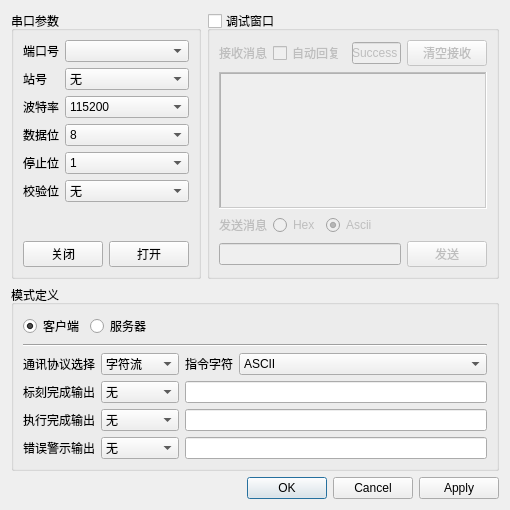
<?xml version="1.0" encoding="UTF-8"?>
<ui version="4.0">
 <class>QG_SerialPortSettings</class>
 <widget class="QDialog" name="QG_SerialPortSettings">
  <property name="geometry">
   <rect>
    <x>0</x>
    <y>0</y>
    <width>510</width>
    <height>510</height>
   </rect>
  </property>
  <property name="windowTitle">
   <string>串口设置</string>
  </property>
  <layout class="QVBoxLayout" name="verticalLayout_4">
   <item>
    <layout class="QHBoxLayout" name="horizontalLayout_8" stretch="1,2">
     <item>
      <widget class="QGroupBox" name="groupBox">
       <property name="font">
        <font>
         <pointsize>9</pointsize>
        </font>
       </property>
       <property name="title">
        <string>串口参数</string>
       </property>
       <layout class="QVBoxLayout" name="verticalLayout_2">
        <item>
         <widget class="QWidget" name="lay_param" native="true">
          <layout class="QGridLayout" name="_2">
           <property name="leftMargin">
            <number>0</number>
           </property>
           <property name="topMargin">
            <number>0</number>
           </property>
           <property name="rightMargin">
            <number>0</number>
           </property>
           <property name="bottomMargin">
            <number>0</number>
           </property>
           <item row="0" column="0">
            <widget class="QLabel" name="label_21">
             <property name="sizePolicy">
              <sizepolicy hsizetype="Preferred" vsizetype="Preferred">
               <horstretch>0</horstretch>
               <verstretch>0</verstretch>
              </sizepolicy>
             </property>
             <property name="layoutDirection">
              <enum>Qt::LeftToRight</enum>
             </property>
             <property name="text">
              <string>端口号</string>
             </property>
             <property name="alignment">
              <set>Qt::AlignLeading|Qt::AlignLeft|Qt::AlignVCenter</set>
             </property>
            </widget>
           </item>
           <item row="0" column="1">
            <widget class="QComboBox" name="cb_port">
             <property name="font">
              <font>
               <pointsize>9</pointsize>
              </font>
             </property>
             <property name="currentIndex">
              <number>-1</number>
             </property>
             <property name="frame">
              <bool>true</bool>
             </property>
            </widget>
           </item>
           <item row="1" column="0">
            <widget class="QLabel" name="label_7">
             <property name="text">
              <string>站号</string>
             </property>
            </widget>
           </item>
           <item row="1" column="1">
            <widget class="QComboBox" name="cb_station">
             <item>
              <property name="text">
               <string>无</string>
              </property>
             </item>
             <item>
              <property name="text">
               <string>0</string>
              </property>
             </item>
             <item>
              <property name="text">
               <string>1</string>
              </property>
             </item>
             <item>
              <property name="text">
               <string>2</string>
              </property>
             </item>
             <item>
              <property name="text">
               <string>3</string>
              </property>
             </item>
             <item>
              <property name="text">
               <string>4</string>
              </property>
             </item>
             <item>
              <property name="text">
               <string>5</string>
              </property>
             </item>
            </widget>
           </item>
           <item row="2" column="0">
            <widget class="QLabel" name="lb_baut_ip_rs">
             <property name="sizePolicy">
              <sizepolicy hsizetype="Preferred" vsizetype="Preferred">
               <horstretch>0</horstretch>
               <verstretch>0</verstretch>
              </sizepolicy>
             </property>
             <property name="layoutDirection">
              <enum>Qt::LeftToRight</enum>
             </property>
             <property name="text">
              <string>波特率</string>
             </property>
             <property name="alignment">
              <set>Qt::AlignLeading|Qt::AlignLeft|Qt::AlignVCenter</set>
             </property>
            </widget>
           </item>
           <item row="2" column="1">
            <widget class="QComboBox" name="cb_baud">
             <property name="font">
              <font>
               <pointsize>9</pointsize>
              </font>
             </property>
             <property name="currentIndex">
              <number>7</number>
             </property>
             <property name="frame">
              <bool>true</bool>
             </property>
             <item>
              <property name="text">
               <string>1200</string>
              </property>
             </item>
             <item>
              <property name="text">
               <string>2400</string>
              </property>
             </item>
             <item>
              <property name="text">
               <string>4800</string>
              </property>
             </item>
             <item>
              <property name="text">
               <string>9600</string>
              </property>
             </item>
             <item>
              <property name="text">
               <string>19200</string>
              </property>
             </item>
             <item>
              <property name="text">
               <string>38400</string>
              </property>
             </item>
             <item>
              <property name="text">
               <string>57600</string>
              </property>
             </item>
             <item>
              <property name="text">
               <string>115200</string>
              </property>
             </item>
            </widget>
           </item>
           <item row="3" column="0">
            <widget class="QLabel" name="lb_port_code">
             <property name="sizePolicy">
              <sizepolicy hsizetype="Preferred" vsizetype="Preferred">
               <horstretch>0</horstretch>
               <verstretch>0</verstretch>
              </sizepolicy>
             </property>
             <property name="text">
              <string>数据位</string>
             </property>
             <property name="alignment">
              <set>Qt::AlignLeading|Qt::AlignLeft|Qt::AlignVCenter</set>
             </property>
            </widget>
           </item>
           <item row="3" column="1">
            <widget class="QComboBox" name="cb_data">
             <property name="font">
              <font>
               <pointsize>9</pointsize>
              </font>
             </property>
             <property name="currentIndex">
              <number>3</number>
             </property>
             <property name="frame">
              <bool>true</bool>
             </property>
             <item>
              <property name="text">
               <string>5</string>
              </property>
             </item>
             <item>
              <property name="text">
               <string>6</string>
              </property>
             </item>
             <item>
              <property name="text">
               <string>7</string>
              </property>
             </item>
             <item>
              <property name="text">
               <string>8</string>
              </property>
             </item>
            </widget>
           </item>
           <item row="4" column="0">
            <widget class="QLabel" name="lb_port_code_2">
             <property name="sizePolicy">
              <sizepolicy hsizetype="Preferred" vsizetype="Preferred">
               <horstretch>0</horstretch>
               <verstretch>0</verstretch>
              </sizepolicy>
             </property>
             <property name="text">
              <string>停止位</string>
             </property>
             <property name="alignment">
              <set>Qt::AlignLeading|Qt::AlignLeft|Qt::AlignVCenter</set>
             </property>
            </widget>
           </item>
           <item row="4" column="1">
            <widget class="QComboBox" name="cb_stop">
             <property name="font">
              <font>
               <pointsize>9</pointsize>
              </font>
             </property>
             <property name="currentIndex">
              <number>0</number>
             </property>
             <property name="frame">
              <bool>true</bool>
             </property>
             <item>
              <property name="text">
               <string>1</string>
              </property>
             </item>
             <item>
              <property name="text">
               <string>2</string>
              </property>
             </item>
             <item>
              <property name="text">
               <string>1.5</string>
              </property>
             </item>
            </widget>
           </item>
           <item row="5" column="0">
            <widget class="QLabel" name="lb_port_code_3">
             <property name="sizePolicy">
              <sizepolicy hsizetype="Maximum" vsizetype="Preferred">
               <horstretch>0</horstretch>
               <verstretch>0</verstretch>
              </sizepolicy>
             </property>
             <property name="text">
              <string>校验位</string>
             </property>
             <property name="alignment">
              <set>Qt::AlignLeading|Qt::AlignLeft|Qt::AlignVCenter</set>
             </property>
            </widget>
           </item>
           <item row="5" column="1">
            <widget class="QComboBox" name="cb_parity">
             <property name="font">
              <font>
               <pointsize>9</pointsize>
              </font>
             </property>
             <property name="currentIndex">
              <number>0</number>
             </property>
             <property name="frame">
              <bool>true</bool>
             </property>
             <item>
              <property name="text">
               <string>无</string>
              </property>
             </item>
             <item>
              <property name="text">
               <string>奇校验</string>
              </property>
             </item>
             <item>
              <property name="text">
               <string>偶校验</string>
              </property>
             </item>
            </widget>
           </item>
          </layout>
         </widget>
        </item>
        <item>
         <spacer name="verticalSpacer">
          <property name="orientation">
           <enum>Qt::Vertical</enum>
          </property>
          <property name="sizeHint" stdset="0">
           <size>
            <width>20</width>
            <height>40</height>
           </size>
          </property>
         </spacer>
        </item>
        <item>
         <layout class="QHBoxLayout" name="horizontalLayout">
          <item>
           <spacer name="horizontalSpacer">
            <property name="orientation">
             <enum>Qt::Horizontal</enum>
            </property>
            <property name="sizeHint" stdset="0">
             <size>
              <width>40</width>
              <height>20</height>
             </size>
            </property>
           </spacer>
          </item>
          <item>
           <widget class="QPushButton" name="pb_close">
            <property name="text">
             <string>关闭</string>
            </property>
           </widget>
          </item>
          <item>
           <widget class="QPushButton" name="pb_open">
            <property name="text">
             <string>打开</string>
            </property>
           </widget>
          </item>
          <item>
           <spacer name="horizontalSpacer_2">
            <property name="orientation">
             <enum>Qt::Horizontal</enum>
            </property>
            <property name="sizeHint" stdset="0">
             <size>
              <width>40</width>
              <height>20</height>
             </size>
            </property>
           </spacer>
          </item>
         </layout>
        </item>
       </layout>
      </widget>
     </item>
     <item>
      <widget class="QGroupBox" name="gb_debug">
       <property name="title">
        <string>调试窗口</string>
       </property>
       <property name="checkable">
        <bool>true</bool>
       </property>
       <property name="checked">
        <bool>false</bool>
       </property>
       <layout class="QVBoxLayout" name="verticalLayout">
        <item>
         <layout class="QHBoxLayout" name="horizontalLayout_2">
          <item>
           <widget class="QLabel" name="label_3">
            <property name="text">
             <string>接收消息</string>
            </property>
           </widget>
          </item>
          <item>
           <widget class="QCheckBox" name="cb_rep">
            <property name="text">
             <string>自动回复</string>
            </property>
           </widget>
          </item>
          <item>
           <widget class="QLineEdit" name="le_repmsg">
            <property name="text">
             <string>Success</string>
            </property>
            <property name="placeholderText">
             <string/>
            </property>
           </widget>
          </item>
          <item>
           <widget class="QPushButton" name="pb_clr">
            <property name="text">
             <string>清空接收</string>
            </property>
           </widget>
          </item>
         </layout>
        </item>
        <item>
         <widget class="QTextBrowser" name="tb_rec">
          <property name="frameShape">
           <enum>QFrame::WinPanel</enum>
          </property>
         </widget>
        </item>
        <item>
         <layout class="QHBoxLayout" name="horizontalLayout_4">
          <item>
           <widget class="QLabel" name="label_4">
            <property name="text">
             <string>发送消息</string>
            </property>
           </widget>
          </item>
          <item>
           <widget class="QRadioButton" name="radioButton">
            <property name="text">
             <string>Hex</string>
            </property>
           </widget>
          </item>
          <item>
           <widget class="QRadioButton" name="rb_ascii">
            <property name="text">
             <string>Ascii</string>
            </property>
            <property name="checked">
             <bool>true</bool>
            </property>
           </widget>
          </item>
          <item>
           <spacer name="horizontalSpacer_4">
            <property name="orientation">
             <enum>Qt::Horizontal</enum>
            </property>
            <property name="sizeHint" stdset="0">
             <size>
              <width>40</width>
              <height>20</height>
             </size>
            </property>
           </spacer>
          </item>
         </layout>
        </item>
        <item>
         <layout class="QHBoxLayout" name="horizontalLayout_3">
          <item>
           <widget class="QLineEdit" name="le_cmd">
            <property name="text">
             <string/>
            </property>
            <property name="frame">
             <bool>true</bool>
            </property>
           </widget>
          </item>
          <item>
           <widget class="QPushButton" name="pb_send">
            <property name="text">
             <string>发送</string>
            </property>
           </widget>
          </item>
         </layout>
        </item>
       </layout>
      </widget>
     </item>
    </layout>
   </item>
   <item>
    <widget class="QGroupBox" name="groupBox_3">
     <property name="title">
      <string>模式定义</string>
     </property>
     <layout class="QVBoxLayout" name="verticalLayout_3">
      <item>
       <widget class="QWidget" name="lay_mode" native="true">
        <layout class="QHBoxLayout" name="_3">
         <property name="leftMargin">
          <number>0</number>
         </property>
         <property name="topMargin">
          <number>0</number>
         </property>
         <property name="rightMargin">
          <number>0</number>
         </property>
         <property name="bottomMargin">
          <number>0</number>
         </property>
         <item>
          <widget class="QRadioButton" name="rb_client">
           <property name="text">
            <string>客户端</string>
           </property>
           <property name="checked">
            <bool>true</bool>
           </property>
          </widget>
         </item>
         <item>
          <widget class="QRadioButton" name="rb_server">
           <property name="text">
            <string>服务器</string>
           </property>
          </widget>
         </item>
         <item>
          <spacer name="horizontalSpacer_5">
           <property name="orientation">
            <enum>Qt::Horizontal</enum>
           </property>
           <property name="sizeHint" stdset="0">
            <size>
             <width>40</width>
             <height>20</height>
            </size>
           </property>
          </spacer>
         </item>
        </layout>
       </widget>
      </item>
      <item>
       <widget class="Line" name="line">
        <property name="orientation">
         <enum>Qt::Horizontal</enum>
        </property>
       </widget>
      </item>
      <item>
       <widget class="QWidget" name="lay_server" native="true">
        <layout class="QGridLayout" name="gridLayout">
         <property name="leftMargin">
          <number>0</number>
         </property>
         <property name="topMargin">
          <number>0</number>
         </property>
         <property name="rightMargin">
          <number>0</number>
         </property>
         <property name="bottomMargin">
          <number>0</number>
         </property>
         <property name="spacing">
          <number>6</number>
         </property>
         <item row="0" column="0">
          <widget class="QLabel" name="label_8">
           <property name="text">
            <string>通讯协议选择</string>
           </property>
          </widget>
         </item>
         <item row="0" column="1">
          <widget class="QComboBox" name="cb_proto">
           <item>
            <property name="text">
             <string>字符流</string>
            </property>
           </item>
           <item>
            <property name="text">
             <string>Modbus</string>
            </property>
           </item>
           <item>
            <property name="text">
             <string>自定义</string>
            </property>
           </item>
          </widget>
         </item>
         <item row="0" column="2">
          <layout class="QHBoxLayout" name="horizontalLayout_5">
           <item>
            <widget class="QLabel" name="label">
             <property name="sizePolicy">
              <sizepolicy hsizetype="Maximum" vsizetype="Preferred">
               <horstretch>0</horstretch>
               <verstretch>0</verstretch>
              </sizepolicy>
             </property>
             <property name="text">
              <string>指令字符</string>
             </property>
            </widget>
           </item>
           <item>
            <widget class="QComboBox" name="cb_encode">
             <item>
              <property name="text">
               <string>ASCII</string>
              </property>
             </item>
             <item>
              <property name="text">
               <string>Unicode</string>
              </property>
             </item>
            </widget>
           </item>
          </layout>
         </item>
         <item row="1" column="0">
          <widget class="QLabel" name="label_2">
           <property name="text">
            <string>标刻完成输出</string>
           </property>
          </widget>
         </item>
         <item row="1" column="1">
          <widget class="QComboBox" name="cb_sign">
           <property name="currentIndex">
            <number>0</number>
           </property>
           <item>
            <property name="text">
             <string>无</string>
            </property>
           </item>
           <item>
            <property name="text">
             <string>默认</string>
            </property>
           </item>
           <item>
            <property name="text">
             <string>自定义</string>
            </property>
           </item>
           <item>
            <property name="text">
             <string>标刻内容</string>
            </property>
           </item>
          </widget>
         </item>
         <item row="1" column="2">
          <widget class="QLineEdit" name="le_sigh"/>
         </item>
         <item row="2" column="0">
          <widget class="QLabel" name="label_5">
           <property name="text">
            <string>执行完成输出</string>
           </property>
          </widget>
         </item>
         <item row="2" column="1">
          <widget class="QComboBox" name="cb_finish">
           <property name="currentIndex">
            <number>0</number>
           </property>
           <item>
            <property name="text">
             <string>无</string>
            </property>
           </item>
           <item>
            <property name="text">
             <string>默认</string>
            </property>
           </item>
           <item>
            <property name="text">
             <string>自定义</string>
            </property>
           </item>
          </widget>
         </item>
         <item row="2" column="2">
          <widget class="QLineEdit" name="le_finish"/>
         </item>
         <item row="3" column="0">
          <widget class="QLabel" name="label_6">
           <property name="text">
            <string>错误警示输出</string>
           </property>
          </widget>
         </item>
         <item row="3" column="1">
          <widget class="QComboBox" name="cb_err">
           <property name="currentIndex">
            <number>0</number>
           </property>
           <item>
            <property name="text">
             <string>无</string>
            </property>
           </item>
           <item>
            <property name="text">
             <string>默认</string>
            </property>
           </item>
           <item>
            <property name="text">
             <string>自定义</string>
            </property>
           </item>
          </widget>
         </item>
         <item row="3" column="2">
          <widget class="QLineEdit" name="le_err"/>
         </item>
        </layout>
       </widget>
      </item>
     </layout>
    </widget>
   </item>
   <item>
    <widget class="QDialogButtonBox" name="dbb_over">
     <property name="orientation">
      <enum>Qt::Horizontal</enum>
     </property>
     <property name="standardButtons">
      <set>QDialogButtonBox::Apply|QDialogButtonBox::Cancel|QDialogButtonBox::Ok</set>
     </property>
    </widget>
   </item>
  </layout>
 </widget>
 <resources/>
 <connections>
  <connection>
   <sender>dbb_over</sender>
   <signal>accepted()</signal>
   <receiver>QG_SerialPortSettings</receiver>
   <slot>accept()</slot>
   <hints>
    <hint type="sourcelabel">
     <x>248</x>
     <y>254</y>
    </hint>
    <hint type="destinationlabel">
     <x>157</x>
     <y>274</y>
    </hint>
   </hints>
  </connection>
  <connection>
   <sender>dbb_over</sender>
   <signal>rejected()</signal>
   <receiver>QG_SerialPortSettings</receiver>
   <slot>reject()</slot>
   <hints>
    <hint type="sourcelabel">
     <x>316</x>
     <y>260</y>
    </hint>
    <hint type="destinationlabel">
     <x>286</x>
     <y>274</y>
    </hint>
   </hints>
  </connection>
 </connections>
</ui>
